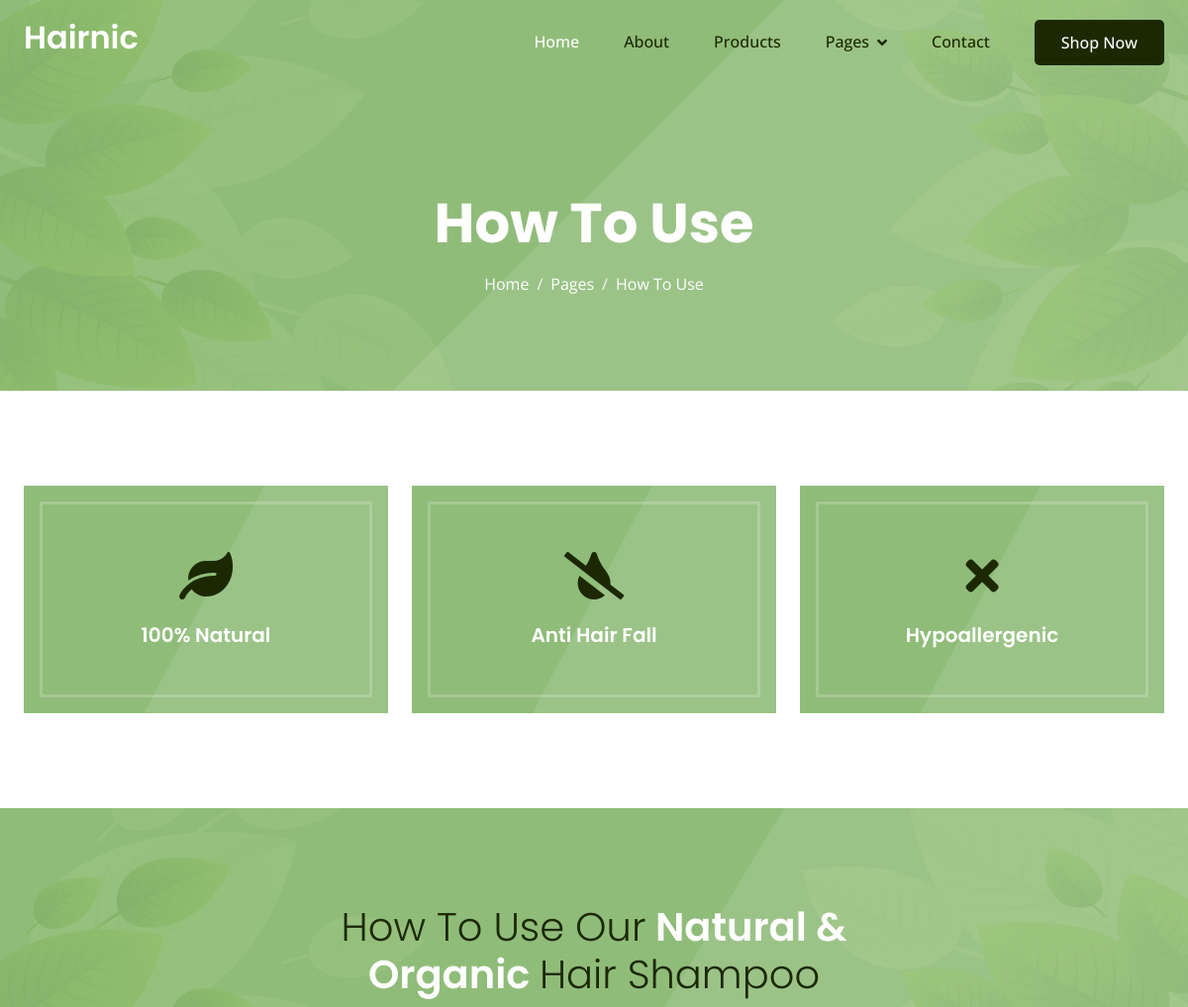
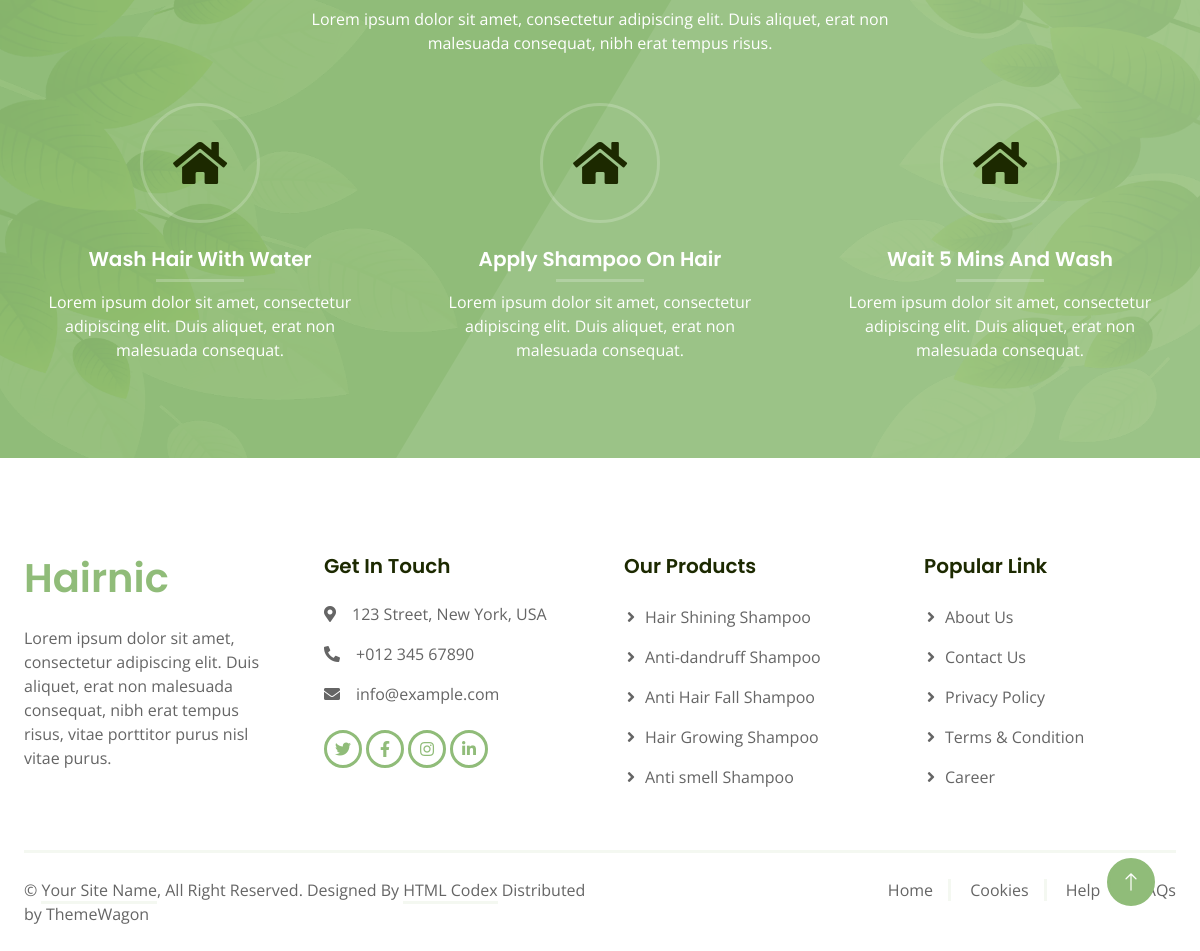
Page /howtouse on the committed database (2 pictures, top to bottom).
### app/models.py (models this page shows, shortened)
class Post(models.Model):
    title=models.CharField(max_length=255)
    category=models.ForeignKey(Category,on_delete=models.CASCADE)
    job_title=models.CharField(max_length=200)
    Description=models.TextField()
    Description2=models.TextField()
    Description3=models.TextField(default=0)
    image=models.ImageField(upload_to="static/image")
    created_at=models.DateTimeField(auto_now_add=True)

### app/views.py (the view)
# urls.py: path('howtouse',views.howtouse,name='howtouse'),
def howtouse(request):
     how2=Post.objects.get(category_id=22)
     features=Post.objects.filter(category_id=5)
     how=Post.objects.get(category_id=14)
     how1=Post.objects.filter(category_id=15)
     data={
          'how2':how2,
          'features':features,
          'how':how,
          'how1':how1,
     }
     return render(request,"how-to-use.html",data)

### app/templates/how-to-use.html
{% extends "base.html" %}
{% load static %}
{% block content %}
    <div class="container-fluid bg-primary hero-header mb-5">
        <div class="container text-center">
            <h1 class="display-4 text-white mb-3 animated slideInDown">{{how2.title}}</h1>
            <nav aria-label="breadcrumb">
                <ol class="breadcrumb justify-content-center mb-0 animated slideInDown">
                    <li class="breadcrumb-item"><a class="text-white" href="#">{{how2.job_title}}</a></li>
                    <li class="breadcrumb-item"><a class="text-white" href="#">{{how2.Description}}</a></li>
                    <li class="breadcrumb-item text-white active" aria-current="page">{{how2.Description2}}</li>
                </ol>
            </nav>
        </div>
    </div>
    <div class="container-fluid py-5">
        <div class="container">
            <div class="row g-4">{% for x in features %}
                <div class="col-lg-4 wow fadeIn" data-wow-delay="0.1s">
                    <div class="feature-item position-relative bg-primary text-center p-3">
                        <div class="border py-5 px-3">
                            <i class="{{x.job_title}}"></i>
                            <h5 class="text-white mb-0">{{x.title}}</h5>
                        </div>
                    </div>
                </div>
                {% endfor %}
            </div>
        </div>
    </div>
    <div class="container-fluid how-to-use bg-primary my-5 py-5">
        <div class="container text-white py-5">
            <div class="mx-auto text-center wow fadeIn" data-wow-delay="0.1s" style="max-width: 600px;">
                <h1 class="text-white mb-3"><span class="fw-light text-dark">{{how.title}}</span> {{how.job_title}}
                    <span class="fw-light text-dark">{{how.Description}}</span></h1>
                <p class="mb-5">{{how.Description2}}</p>
            </div>
            <div class="row g-5">{% for x in how1 %}
                <div class="col-lg-4 text-center wow fadeIn" data-wow-delay="0.1s">
                    <div class="btn-square rounded-circle border mx-auto mb-4" style="width: 120px; height: 120px;">
                        <i class="fa fa-home fa-3x text-dark"></i>
                    </div>
                    <h5 class="text-white">{{x.title}}</h5>
                    <hr class="w-25 bg-light my-2 mx-auto">
                    <span>{{x.job_title}}</span>
                </div>
                {% endfor %}
            </div>
        </div>
    </div>
    {% endblock %}

### app/static/css/style.css (style rules this page uses)
.btn-square { width: 38px; height: 38px; }
.btn-square, .btn-sm-square, .btn-lg-square { padding: 0; display: flex; align-items: center; justify-content: center; font-weight: normal; border-radius: 50px; }
.hero-header { position: relative; margin-top: -85px; padding-top: 12rem; padding-bottom: 6rem; background: url(../img/bg.png) center center no-repeat; background-size: cover; }
.hero-header::before { position: absolute; content: ""; width: 100%; height: 100%; top: 0; left: 0; background: rgba(255, 255, 255, .1); clip-path: polygon(66% 0, 100% 0, 100% 100%, 33% 100%); }
.hero-header .container { position: relative; z-index: 1; }
.hero-header .breadcrumb-item+.breadcrumb-item::before { color: var(--bs-light); }
.feature-item::before { position: absolute; content: ""; width: 100%; height: 100%; top: 0; left: 0; background: rgba(255, 255, 255, .1); clip-path: polygon(66% 0, 100% 0, 100% 100%, 33% 100%); }
.feature-item .border { position: relative; border-color: rgba(255, 255, 255, .2) !important; z-index: 1; }
.how-to-use { position: relative; background: url(../img/bg.png) center center no-repeat; background-size: cover; }
.how-to-use::before { position: absolute; content: ""; width: 100%; height: 100%; top: 0; left: 0; background: rgba(255, 255, 255, .1); clip-path: polygon(66% 0, 100% 0, 100% 100%, 33% 100%); }
.how-to-use .container { position: relative; z-index: 1; }
.how-to-use .border { border-color: rgba(255, 255, 255, .2) !important; }

### rows in the picture
Post: title "How To Use", job_title "Home", Description "Pages", Description2 "How To Use"
Post: title "100% Natural"
Post: title "Anti Hair Fall"
Post: title "Hypoallergenic"
Post: title "How To Use Our", job_title "Natural & Organic", Description "Hair Shampoo", Description2 "Lorem ipsum dolor sit amet, consectetur adipiscing elit. Duis aliquet, erat non malesuada consequat, nibh erat tempus risus."
Post: title "Wash Hair With Water", job_title "Lorem ipsum dolor sit amet, consectetur adipiscing elit. Duis aliquet, erat non malesuada consequat."
Post: title "Apply Shampoo On Hair", job_title "Lorem ipsum dolor sit amet, consectetur adipiscing elit. Duis aliquet, erat non malesuada consequat."
Post: title "Wait 5 Mins And Wash", job_title "Lorem ipsum dolor sit amet, consectetur adipiscing elit. Duis aliquet, erat non malesuada consequat."
